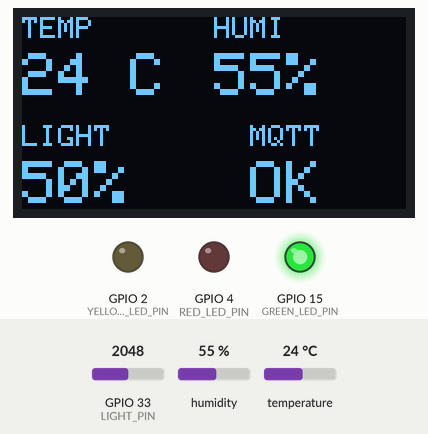
Bench run of a sketch on a simulated ESP32. Shown: 128×64 one-colour display, output pins drawn as LEDs (lit = HIGH). The test bench sets the inputs (shaded band); at power-on: humidity 55 %, temperature 24 °C, GPIO 33 (LIGHT_PIN) = 2048 (analog values on the 0–4095 scale). WiFi joins after 1.5 s; servers stay silent unless stated; no MQTT or app messages arrive unless stated; what the sketch prints to the serial monitor is not drawn.

Above: at 2.8 s.
2.9 s: humidity set to 67 %
At 4.9 s:
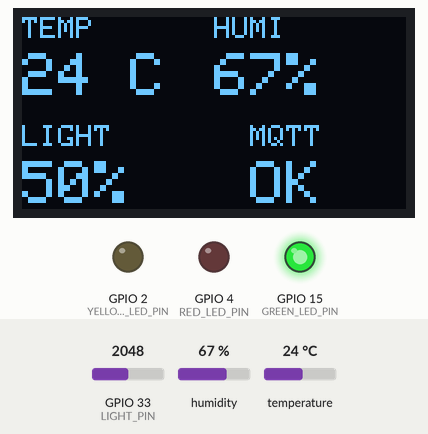
5.2 s: humidity set to 71 %
At 6.9 s:
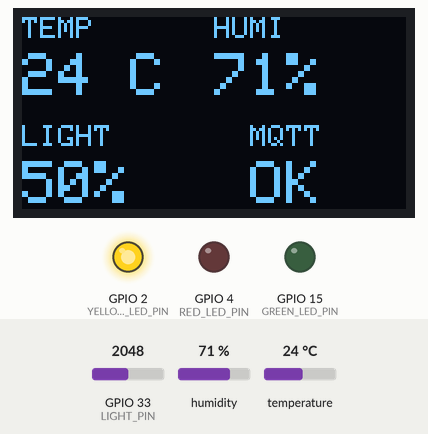
7.2 s: temperature set to 30 °C
At 8.8 s:
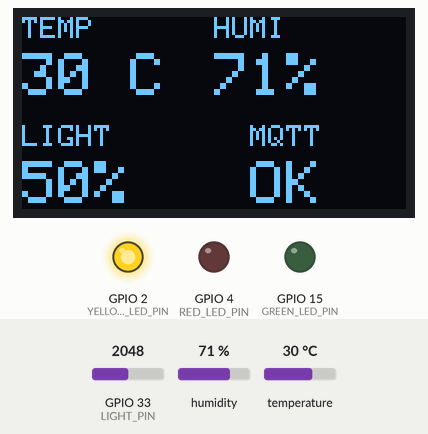
9.2 s: temperature set to 33 °C
At 10.7 s:
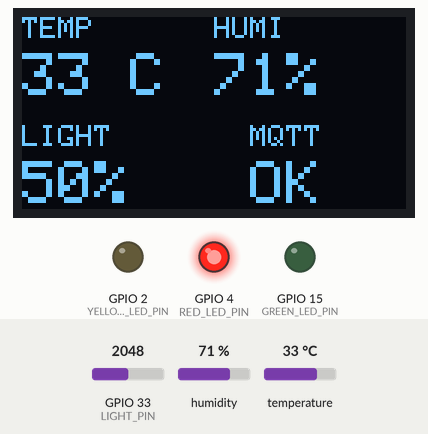
11.2 s: GPIO 33 (LIGHT_PIN) set to 2866
At 12.7 s:
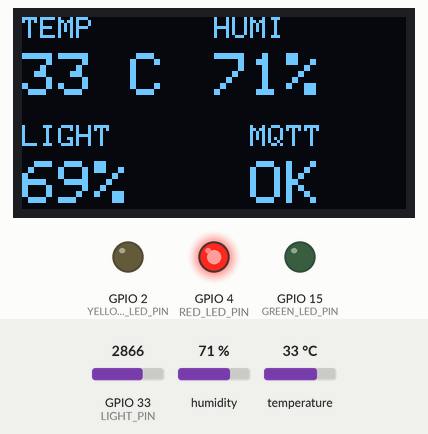
13.2 s: GPIO 33 (LIGHT_PIN) set to 3603
At 14.6 s:
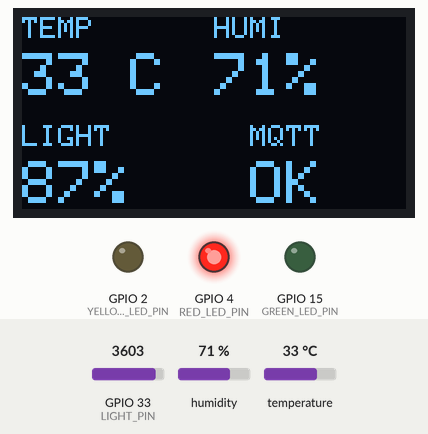
Timing chart, 0 to 16.2 s (numbered marks = the images above; inputs shaded):
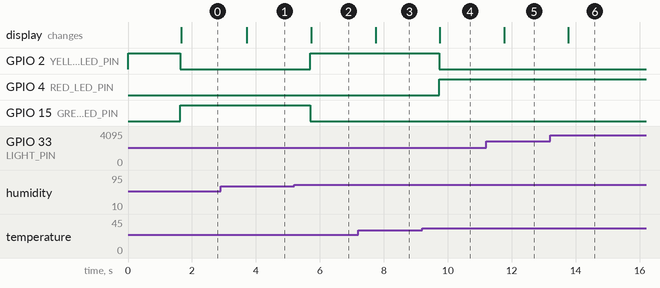

The sketch:

26_mqtt.ino
```cpp
#include <Wire.h>
#include <Adafruit_GFX.h>
#include <Adafruit_SSD1306.h>
#include <SimpleDHT.h>
#include <WiFi.h>
#include <PubSubClient.h>

const int DHT_PIN = 14;
const int LIGHT_PIN = 33;
const int OLED_SDA = 21;
const int OLED_SCL = 22;
const int GREEN_LED_PIN = 15;
const int YELLOW_LED_PIN = 2;
const int RED_LED_PIN = 4;

const char *WIFI_SSID = "YOUR_WIFI_SSID";
const char *WIFI_PASSWORD = "YOUR_WIFI_PASSWORD";
const char *MQTT_HOST = "mqttgo.io";
const uint16_t MQTT_PORT = 1883;
const char *MQTT_TOPIC = "alex/class301/data";

const unsigned long SENSOR_INTERVAL_MS = 1000;
const unsigned long MQTT_INTERVAL_MS = 10000;

Adafruit_SSD1306 display(128, 64, &Wire, -1);
SimpleDHT11 dht11(DHT_PIN);
WiFiClient wifiClient;
PubSubClient mqttClient(wifiClient);

unsigned long lastSensorMillis = 0;
unsigned long lastMqttMillis = 0;
byte temperature = 0;
byte humidity = 0;
int lightPercent = 0;
bool sensorValid = false;

void setLedState(bool green, bool yellow, bool red) {
  digitalWrite(GREEN_LED_PIN, green ? HIGH : LOW);
  digitalWrite(YELLOW_LED_PIN, yellow ? HIGH : LOW);
  digitalWrite(RED_LED_PIN, red ? HIGH : LOW);
}

void updateLedState() {
  if (!sensorValid) {
    setLedState(false, false, true);
    return;
  }

  bool critical = temperature >= 32 || humidity >= 80;
  bool warning = temperature >= 28 || humidity >= 70;
  if (critical) {
    setLedState(false, false, true);
  } else if (warning) {
    setLedState(false, true, false);
  } else {
    setLedState(true, false, false);
  }
}

void drawDisplay() {
  display.clearDisplay();
  display.setTextColor(SSD1306_WHITE);
  display.setTextSize(1);

  display.setCursor(0, 0);
  display.print("TEMP");
  display.setCursor(64, 0);
  display.print("HUMI");
  display.setCursor(0, 36);
  display.print("LIGHT");
  display.setCursor(76, 36);
  display.print("MQTT");

  display.setTextSize(2);
  display.setCursor(0, 12);
  if (sensorValid) {
    display.print(temperature);
    display.print(" C");
  } else {
    display.print("ERR");
  }

  display.setCursor(64, 12);
  if (sensorValid) {
    display.print(humidity);
    display.print("%");
  } else {
    display.print("ERR");
  }

  display.setCursor(0, 48);
  display.print(lightPercent);
  display.print("%");

  display.setCursor(76, 48);
  display.print(mqttClient.connected() ? "OK" : "--");
  display.display();
}

void connectWiFi() {
  if (WiFi.status() == WL_CONNECTED) return;
  Serial.printf("Connecting to WiFi: %s\n", WIFI_SSID);
  WiFi.mode(WIFI_STA);
  WiFi.begin(WIFI_SSID, WIFI_PASSWORD);
  unsigned long startedAt = millis();
  while (WiFi.status() != WL_CONNECTED && millis() - startedAt < 20000) {
    delay(500);
    Serial.print(".");
  }
  Serial.println();
  if (WiFi.status() == WL_CONNECTED) {
    Serial.printf("WiFi connected, IP: %s\n", WiFi.localIP().toString().c_str());
  } else {
    Serial.println("WiFi connection failed");
  }
}

void connectMqtt() {
  if (mqttClient.connected() || WiFi.status() != WL_CONNECTED) return;
  char clientId[40];
  uint64_t chipId = ESP.getEfuseMac();
  snprintf(clientId, sizeof(clientId), "esp32-%04X%08X", (uint16_t)(chipId >> 32), (uint32_t)chipId);
  Serial.printf("Connecting to MQTT as %s...\n", clientId);
  if (mqttClient.connect(clientId)) {
    Serial.println("MQTT connected");
  } else {
    Serial.printf("MQTT connection failed, state=%d\n", mqttClient.state());
  }
}

void readSensors() {
  byte nextTemperature = 0;
  byte nextHumidity = 0;
  int error = dht11.read(&nextTemperature, &nextHumidity, NULL);
  int lightRaw = analogRead(LIGHT_PIN);
  lightPercent = constrain(map(lightRaw, 0, 4095, 0, 100), 0, 100);
  sensorValid = error == SimpleDHTErrSuccess;
  if (sensorValid) {
    temperature = nextTemperature;
    humidity = nextHumidity;
    Serial.printf("Temperature: %d C, Humidity: %d %%, Light: %d %% (raw %d)\n", temperature, humidity, lightPercent, lightRaw);
  } else {
    Serial.printf("DHT11 read failed, error=%d\n", error);
  }
  updateLedState();
  drawDisplay();
}

void publishData() {
  if (!sensorValid || !mqttClient.connected()) return;
  char payload[64];
  snprintf(payload, sizeof(payload), "{\"temp\":%d,\"humi\":%d,\"light\":%d}", temperature, humidity, lightPercent);
  if (mqttClient.publish(MQTT_TOPIC, payload)) {
    Serial.printf("MQTT published: %s\n", payload);
  } else {
    Serial.println("MQTT publish failed");
  }
}

void setup() {
  Serial.begin(115200);
  pinMode(GREEN_LED_PIN, OUTPUT);
  pinMode(YELLOW_LED_PIN, OUTPUT);
  pinMode(RED_LED_PIN, OUTPUT);
  setLedState(false, true, false);
  pinMode(LIGHT_PIN, INPUT);
  analogReadResolution(12);

  Wire.begin(OLED_SDA, OLED_SCL);
  if (!display.begin(SSD1306_SWITCHCAPVCC, 0x3C)) {
    Serial.println("OLED initialization failed");
  } else {
    display.clearDisplay();
    display.setTextColor(SSD1306_WHITE);
    display.setTextSize(1);
    display.setCursor(0, 0);
    display.println("MQTT SENSOR");
    display.println("Connecting...");
    display.display();
  }

  connectWiFi();
  mqttClient.setServer(MQTT_HOST, MQTT_PORT);
  connectMqtt();
  readSensors();
}

void loop() {
  connectWiFi();
  connectMqtt();
  mqttClient.loop();

  unsigned long now = millis();
  if (now - lastSensorMillis >= SENSOR_INTERVAL_MS || lastSensorMillis == 0) {
    lastSensorMillis = now;
    readSensors();
  }
  if (now - lastMqttMillis >= MQTT_INTERVAL_MS || lastMqttMillis == 0) {
    lastMqttMillis = now;
    publishData();
  }
  delay(10);
}
```

Measured:
- the behaviour switches between 69 and 70 % on humidity (found by bisection; images 1 and 2)
- the behaviour switches between 31 and 32 °C on temperature (found by bisection; images 3 and 4)
- after the input at 2.9 s, the display: changes after 0.82 s (image 1)
- after the input at 5.2 s, GPIO 2 (YELLOW_LED_PIN): LOW → HIGH after 0.51 s; GPIO 15 (GREEN_LED_PIN): HIGH → LOW after 0.51 s; the display: changes after 0.53 s (image 2)
- after the input at 7.2 s, the display: changes after 0.54 s (image 3)
- after the input at 9.2 s, GPIO 2 (YELLOW_LED_PIN): HIGH → LOW after 0.53 s; GPIO 4 (RED_LED_PIN): LOW → HIGH after 0.53 s; the display: changes after 0.55 s (image 4)
- after the input at 11.2 s, the display: changes after 0.56 s (image 5)
- after the input at 13.2 s, the display: changes after 0.57 s (image 6)
